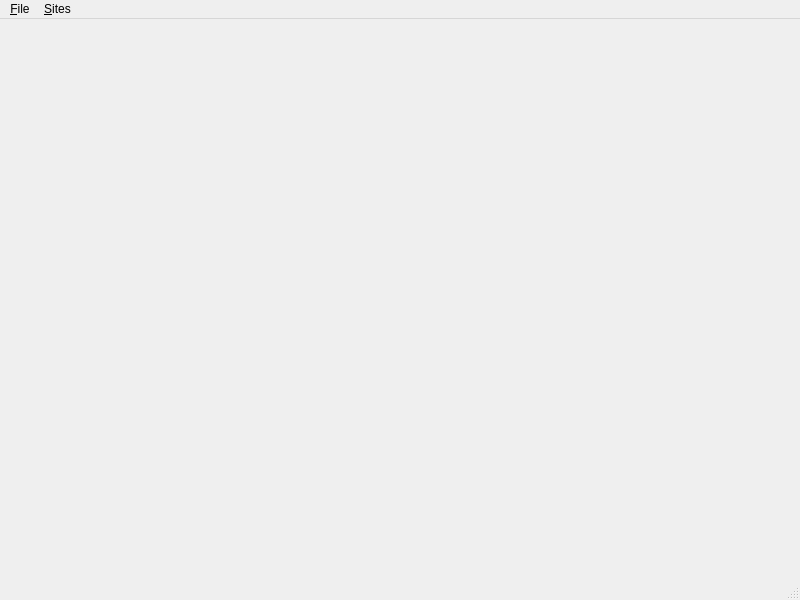
<?xml version="1.0" encoding="UTF-8"?>
<ui version="4.0">
 <class>MainWindow</class>
 <widget class="QMainWindow" name="MainWindow">
  <property name="geometry">
   <rect>
    <x>0</x>
    <y>0</y>
    <width>800</width>
    <height>600</height>
   </rect>
  </property>
  <property name="windowTitle">
   <string>Webbrowser</string>
  </property>
  <widget class="QWidget" name="centralwidget">
   <layout class="QVBoxLayout" name="verticalLayout">
    <property name="leftMargin">
     <number>0</number>
    </property>
    <property name="topMargin">
     <number>0</number>
    </property>
    <property name="rightMargin">
     <number>0</number>
    </property>
    <property name="bottomMargin">
     <number>0</number>
    </property>
    <item>
     <widget class="QWidget" name="widget" native="true"/>
    </item>
   </layout>
  </widget>
  <widget class="QMenuBar" name="menubar">
   <property name="geometry">
    <rect>
     <x>0</x>
     <y>0</y>
     <width>800</width>
     <height>23</height>
    </rect>
   </property>
   <widget class="QMenu" name="menuFile">
    <property name="title">
     <string>&amp;File</string>
    </property>
    <addaction name="actionExit"/>
   </widget>
   <widget class="QMenu" name="menuSites">
    <property name="title">
     <string>&amp;Sites</string>
    </property>
    <addaction name="actionHeise"/>
    <addaction name="actionGfu"/>
    <addaction name="actionGoogle"/>
   </widget>
   <addaction name="menuFile"/>
   <addaction name="menuSites"/>
  </widget>
  <widget class="QStatusBar" name="statusbar"/>
  <action name="actionExit">
   <property name="text">
    <string>Exit</string>
   </property>
  </action>
  <action name="actionHeise">
   <property name="text">
    <string>&amp;Heise</string>
   </property>
  </action>
  <action name="actionGfu">
   <property name="text">
    <string>Gf&amp;u</string>
   </property>
  </action>
  <action name="actionGoogle">
   <property name="text">
    <string>&amp;Google</string>
   </property>
  </action>
 </widget>
 <resources/>
 <connections>
  <connection>
   <sender>actionExit</sender>
   <signal>triggered()</signal>
   <receiver>MainWindow</receiver>
   <slot>close()</slot>
   <hints>
    <hint type="sourcelabel">
     <x>-1</x>
     <y>-1</y>
    </hint>
    <hint type="destinationlabel">
     <x>399</x>
     <y>299</y>
    </hint>
   </hints>
  </connection>
  <connection>
   <sender>actionGfu</sender>
   <signal>triggered()</signal>
   <receiver>MainWindow</receiver>
   <slot>gfu()</slot>
   <hints>
    <hint type="sourcelabel">
     <x>-1</x>
     <y>-1</y>
    </hint>
    <hint type="destinationlabel">
     <x>399</x>
     <y>299</y>
    </hint>
   </hints>
  </connection>
  <connection>
   <sender>actionGoogle</sender>
   <signal>triggered()</signal>
   <receiver>MainWindow</receiver>
   <slot>google()</slot>
   <hints>
    <hint type="sourcelabel">
     <x>-1</x>
     <y>-1</y>
    </hint>
    <hint type="destinationlabel">
     <x>399</x>
     <y>299</y>
    </hint>
   </hints>
  </connection>
  <connection>
   <sender>actionHeise</sender>
   <signal>triggered()</signal>
   <receiver>MainWindow</receiver>
   <slot>heise()</slot>
   <hints>
    <hint type="sourcelabel">
     <x>-1</x>
     <y>-1</y>
    </hint>
    <hint type="destinationlabel">
     <x>399</x>
     <y>299</y>
    </hint>
   </hints>
  </connection>
 </connections>
 <slots>
  <slot>google()</slot>
  <slot>gfu()</slot>
  <slot>heise()</slot>
 </slots>
</ui>
